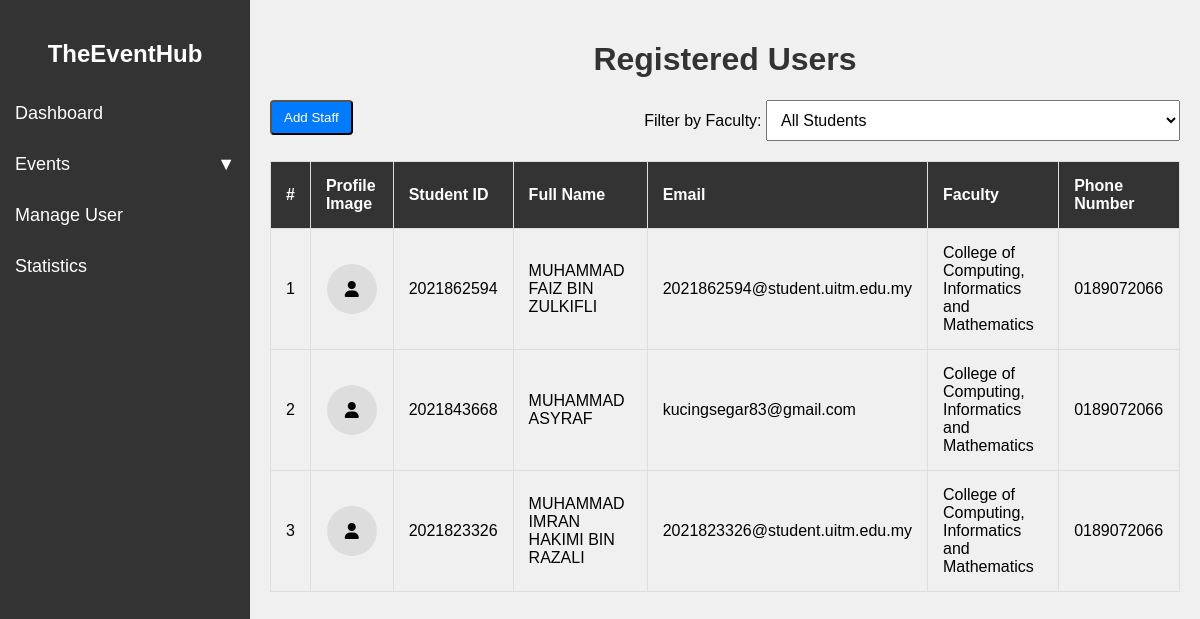
Screenshot of /backend/admin/users.php (signed in) with the database file from the repository.
### tables this page shows
CREATE TABLE `user` (
  `userID` int(11) NOT NULL,
  `studentid` varchar(100) NOT NULL,
  `user_fullname` varchar(100) NOT NULL,
  `user_email` varchar(100) NOT NULL,
  `faculty` varchar(100) NOT NULL,
  `phone_num` varchar(255) NOT NULL,
  `password` varchar(100) NOT NULL,
  `profile_image` varchar(255) NOT NULL,
  `verification_code` int(255) NOT NULL
);

### backend/admin/users.php (the view, shortened to what this page needs)
<?php
$servername = "localhost";
$db_username = "root";
$db_password = "";
$dbname = "theeventhub";
$conn = new mysqli($servername, $db_username, $db_password, $dbname);
$faculty_filter = isset($_GET['faculty']) ? $_GET['faculty'] : '';
if ($faculty_filter) {
    if ($faculty_filter === 'all') {
        $users_sql = "SELECT studentid, user_fullname, user_email, faculty, phone_num, profile_image FROM user";
    } else {
        $users_sql = "SELECT studentid, user_fullname, user_email, faculty, phone_num, profile_image FROM user WHERE faculty = '$faculty_filter'";
    }
} else {
    $users_sql = "SELECT studentid, user_fullname, user_email, faculty, phone_num, profile_image FROM user";
}
$users_result = $conn->query($users_sql);
?>
<!DOCTYPE html>
<html lang="en">
<head>
    <link rel="stylesheet" href="https://cdnjs.cloudflare.com/ajax/libs/font-awesome/6.0.0-beta3/css/all.min.css">
</head>
<body>
    <div class="sidebar">
        <h2>TheEventHub</h2>
        <a href="dashboard.php">Dashboard</a>
        <a href="#" onclick="toggleSubMenu(event)">
            <span class="dropdown-icon">Events</span>
        </a>
        <a href="users.php">Manage User</a>
        <a href="#">Statistics</a>
    </div>
    <div class="content">
        <h1>Registered Users</h1>
        <button id="addStaffBtn" class="action-button">Add Staff</button>
        <div class="faculty-dropdown">
            <label for="faculty">Filter by Faculty: </label>
            <select id="faculty" name="faculty" onchange="filterByFaculty()">
                <option value="all">All Students</option>
            </select>
        </div>
        <table>
            <tr>
                <th>#</th>
                <th>Profile Image</th>
                <th>Student ID</th>
                <th>Full Name</th>
                <th>Email</th>
                <th>Faculty</th>
                <th>Phone Number</th>
            </tr>
            <?php
            if ($users_result->num_rows > 0) {
                $counter = 1;
                while($row = $users_result->fetch_assoc()) {
                    echo "<tr>
                            <td>{$counter}</td>
                            <td class='center'>";
                    if ($row['profile_image']) {
                        echo "<img src='../{$row['profile_image']}' alt='Profile Image' class='profile-image'>";
                    } else {
                        echo "<div class='default-profile-icon'><i class='fas fa-user'></i></div>";
                    }
                    echo "</td>
                            <td>{$row['studentid']}</td>
                            <td>{$row['user_fullname']}</td>
                            <td>{$row['user_email']}</td>
                            <td>{$row['faculty']}</td>
                            <td>{$row['phone_num']}</td>
                          </tr>";
                    $counter++;
                }
            } else {
                echo "<tr><td colspan='7'>No users found</td></tr>";
            }
            ?>
        </table>
    </div>
</body>
</html>

### backend/admin/users.php (style rules this page uses)
body { font-family: Arial, sans-serif; background-color: #f0f0f0; margin: 0; padding: 0; display: flex; }
.sidebar { width: 250px; background-color: #333; padding-top: 20px; color: white; position: fixed; height: 100%; }
.sidebar h2 { margin: 0; padding: 20px 0; font-size: 24px; text-align: center; }
.sidebar a { padding: 15px; text-decoration: none; font-size: 18px; color: white; display: block; cursor: pointer; }
.sidebar .dropdown-icon::after { content: '\25BC'; float: right; }
.content { margin-left: 250px; padding: 20px; width: 100%; }
h1 { text-align: center; color: #333; }
.faculty-dropdown { float: right; margin-bottom: 20px; }
.faculty-dropdown select { padding: 10px; font-size: 16px; }
table { width: 100%; border-collapse: collapse; margin-top: 20px; }
table, th, td { border: 1px solid #ddd; }
th, td { padding: 15px; text-align: left; vertical-align: middle; }
th { background-color: #333; color: white; }
td.center { text-align: center; vertical-align: middle; }
.default-profile-icon { width: 50px; height: 50px; border-radius: 50%; background-color: #ddd; display: flex; justify-content: center; align-items: center; margin: 0 auto; }
.action-button { padding: 8px 12px; background-color: #007BFF; color: white; text-decoration: none; border-radius: 4px; cursor: pointer; }

### rows the page displays
user: studentid "2021862594", user_fullname "MUHAMMAD FAIZ BIN ZULKIFLI", user_email "2021862594@student.uitm.edu.my", faculty "College of Computing, Informatics and Mathematics", phone_num "0189072066"
user: studentid "2021843668", user_fullname "MUHAMMAD ASYRAF", user_email "kucingsegar83@gmail.com", faculty "College of Computing, Informatics and Mathematics", phone_num "0189072066"
user: studentid "2021823326", user_fullname "MUHAMMAD IMRAN HAKIMI BIN RAZALI", user_email "2021823326@student.uitm.edu.my", faculty "College of Computing, Informatics and Mathematics", phone_num "0189072066"
